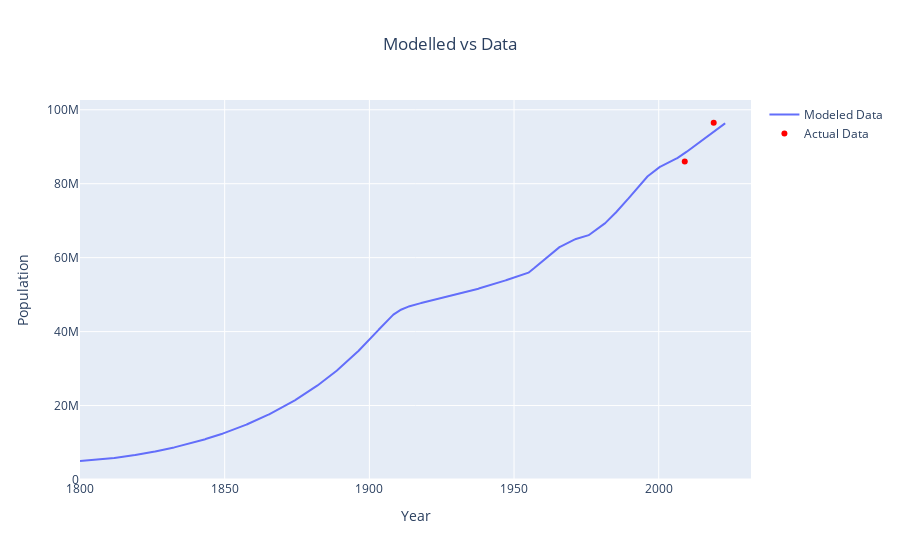

Notebook code cell kept with this figure:
### Markdown cell above
### Population output

### Code cell
plot_model_vs_actual(
    derived_df_0, pop, "total_population", "Population", "Modelled vs Data"
)

### Figure 1 — Plotly figure (JSON) as saved in the notebook; plotly's stock layout.template omitted (floating-point values rounded to 4 significant figures; data arrays with more than 128 entries replaced by an {"elided": "..."} marker saying what was removed)
{"data": [{"mode": "lines", "name": "Modeled Data", "type": "scatter", "x": {"elided": "2231 float values"}, "y": {"elided": "2231 float values"}}, {"marker": {"color": "red"}, "mode": "markers", "name": "Actual Data", "type": "scatter", "x": [2009, 2019], "y": [86025000, 96484000]}], "layout": {"title": {"text": "Modelled vs Data", "x": 0.5}, "xaxis": {"title": {"text": "Year"}}, "yaxis": {"title": {"text": "Population"}}}}
